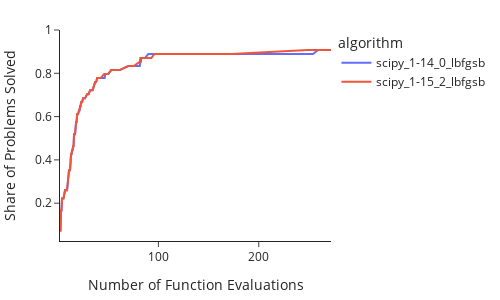

Notebook code cell kept with this figure:
### Code cell
fig = om.profile_plot(problems, results, y_precision=0.00001)
fig.show()
# fig.write_image("scipy_old/yp=0.000001.png", scale=2)
